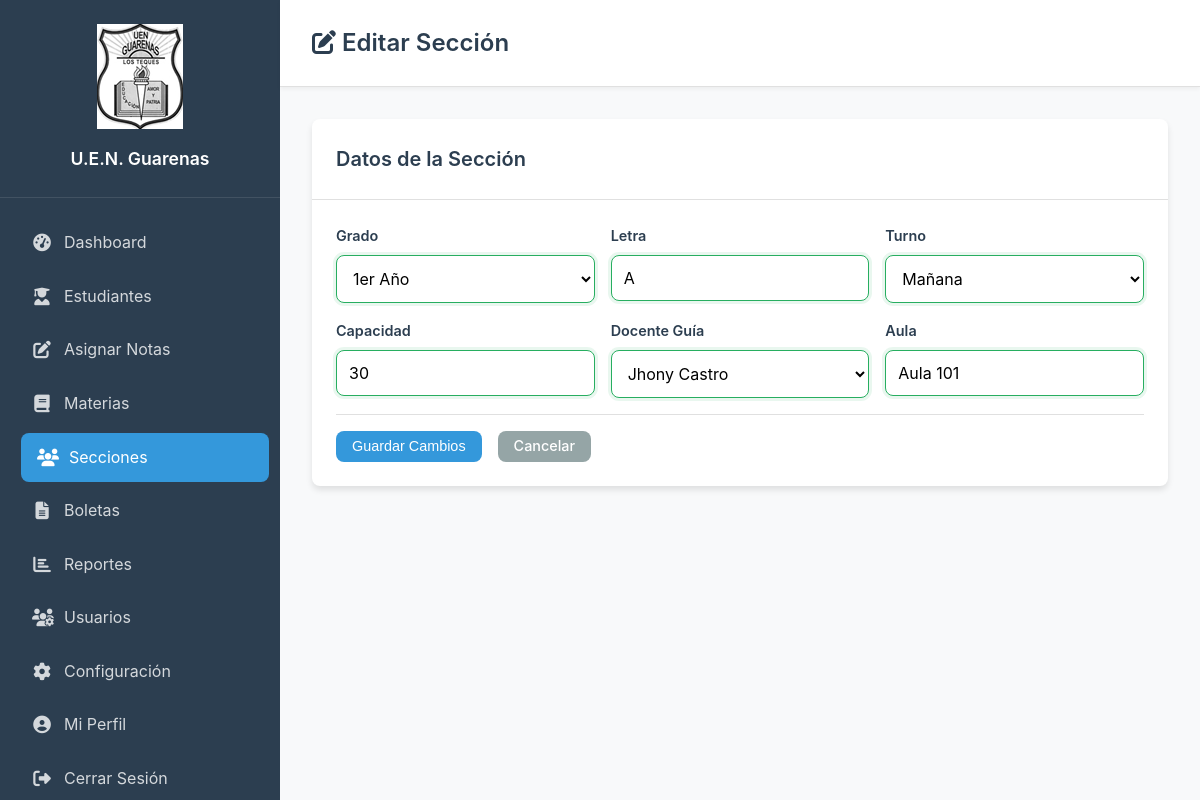
The page /editar_seccion.php?id=1 (signed in) on the database its author committed.
### tables this page shows
CREATE TABLE `secciones` (
  `id` int(11) NOT NULL,
  `grado_id` int(11) DEFAULT NULL,
  `letra` varchar(5) NOT NULL,
  `turno` enum('mañana','tarde') DEFAULT 'mañana',
  `capacidad` int(11) DEFAULT 30,
  `docente_guia_id` int(11) DEFAULT NULL,
  `aula` varchar(20) DEFAULT NULL,
  `activo` tinyint(1) DEFAULT 1,
  `fecha_creacion` timestamp NOT NULL DEFAULT current_timestamp(),
  `fecha_actualizacion` timestamp NOT NULL DEFAULT current_timestamp() ON UPDATE current_timestamp()
);

CREATE TABLE `grados` (
  `id` int(11) NOT NULL,
  `nombre` varchar(50) NOT NULL,
  `nivel` varchar(20) DEFAULT NULL,
  `orden` int(11) DEFAULT NULL,
  `activo` tinyint(1) DEFAULT 1,
  `fecha_creacion` timestamp NOT NULL DEFAULT current_timestamp()
);

### editar_seccion.php (the view, shortened to what this page needs)
<?php
require_once 'config.php';
$db = getDBConnection();
$id = (int)$_GET['id'];
$stmt = $db->prepare("SELECT * FROM secciones WHERE id = ?");
$stmt->execute([$id]);
$seccion = $stmt->fetch();
$grados = $db->query("SELECT * FROM grados WHERE activo = 1 ORDER BY orden")->fetchAll();
$docentes = $db->query("SELECT id, CONCAT(nombres, ' ', apellidos) as nombre_completo FROM usuarios WHERE rol = 'docente' AND activo = 1")->fetchAll();
?>
<!DOCTYPE html>
<html lang="es">
<head><meta charset="UTF-8"><title>Editar Sección</title><link rel="stylesheet" href="<?php echo APP_URL; ?>/assets/css/styles.css"><link rel="stylesheet" href="https://cdnjs.cloudflare.com/ajax/libs/font-awesome/6.4.0/css/all.min.css"></head>
<body>
<div class="dashboard-container">
    <?php echo getSidebar('secciones'); ?>
    <main class="main-content">
        <header class="main-header"><h1><i class="fas fa-edit"></i> Editar Sección</h1></header>
        <div class="content-container">
            <div class="card">
                <div class="card-header"><h2>Datos de la Sección</h2></div>
                <div class="card-body">
                    <form method="POST">
                        <div class="form-grid">
                            <div class="form-group"><label>Grado</label><select name="grado_id" class="form-control" required><?php foreach($grados as $g): ?><option value="<?php echo $g['id']; ?>" <?php echo $seccion['grado_id']==$g['id']?'selected':''; ?>><?php echo $g['nombre']; ?></option><?php endforeach; ?></select></div>
                            <div class="form-group"><label>Letra</label><input type="text" name="letra" class="form-control" maxlength="1" value="<?php echo htmlspecialchars($seccion['letra']); ?>" required></div>
                            <div class="form-group"><label>Turno</label><select name="turno" class="form-control"><option value="mañana" <?php echo $seccion['turno']=='mañana'?'selected':''; ?>>Mañana</option></select></div>
                            <div class="form-group"><label>Capacidad</label><input type="number" name="capacidad" class="form-control" min="1" max="50" value="<?php echo $seccion['capacidad']; ?>"></div>
                            <div class="form-group"><label>Docente Guía</label><select name="docente_guia_id" class="form-control"><option value="">Sin asignar</option><?php foreach($docentes as $d): ?><option value="<?php echo $d['id']; ?>" <?php echo $seccion['docente_guia_id']==$d['id']?'selected':''; ?>><?php echo $d['nombre_completo']; ?></option><?php endforeach; ?></select></div>
                            <div class="form-group"><label>Aula</label><input type="text" name="aula" class="form-control" value="<?php echo htmlspecialchars($seccion['aula']); ?>"></div>
                        </div>
                        <div class="form-actions"><button type="submit" class="btn btn-primary">Guardar Cambios</button><a href="secciones.php" class="btn btn-secondary">Cancelar</a></div>
                    </form>
                </div>
            </div>
        </div>
    </main>
</div>
</body>
</html>

### assets/css/styles.css (style rules this page uses)
:root { --primary-color: #3498db; --primary-dark: #2980b9; --secondary-color: #2c3e50; --success-color: #27ae60; --warning-color: #f39c12; --danger-color: #e74c3c; --info-color: #17a2b8; --light-color: #ecf0f1; --dark-color: #34495e; --border-radius: 8px; --box-shadow: 0 4px 6px rgba(0,0,0,0.1); --transition: all 0.3s ease; }
* { margin: 0; padding: 0; box-sizing: border-box; }
body { font-family: 'Inter', 'Segoe UI', Tahoma, Geneva, Verdana, sans-serif; background-color: #f8f9fa; color: #333; line-height: 1.6; }
.dashboard-container { display: flex; min-height: 100vh; }
.main-content { flex-grow: 1; display: flex; flex-direction: column; margin-left: 280px; min-height: 100vh; }
.main-header { background: white; padding: 1.5rem 2rem; border-bottom: 1px solid #e0e0e0; display: flex; justify-content: space-between; align-items: center; box-shadow: 0 2px 4px rgba(0,0,0,0.05); position: sticky; top: 0; z-index: 100; }
.main-header h1 { color: var(--secondary-color); font-size: 1.5rem; font-weight: 600; margin: 0; }
.content-container { padding: 2rem; flex-grow: 1; background: #f8f9fa; }
.card { background: white; border-radius: var(--border-radius); box-shadow: var(--box-shadow); overflow: hidden; transition: var(--transition); }
.card-header { padding: 1.5rem; border-bottom: 1px solid #e0e0e0; display: flex; justify-content: space-between; align-items: center; }
.card-header h2 { color: var(--secondary-color); font-size: 1.25rem; font-weight: 600; margin: 0; }
.card-body { padding: 1.5rem; }
.btn { display: inline-flex; align-items: center; gap: 0.5rem; padding: 0.5rem 1rem; border: none; border-radius: var(--border-radius); text-decoration: none; font-size: 0.9rem; cursor: pointer; transition: var(--transition); font-weight: 500; line-height: 1; }
.btn-primary { background: var(--primary-color); color: white; }
.btn-secondary { background: #95a5a6; color: white; }
.form-grid { display: grid; grid-template-columns: repeat(auto-fit, minmax(250px, 1fr)); gap: 1rem; }
.form-group { display: flex; flex-direction: column; }
.form-group label { margin-bottom: 0.5rem; font-weight: 600; color: var(--secondary-color); font-size: 0.9rem; }
.form-control { padding: 0.75rem; border: 1px solid #ddd; border-radius: var(--border-radius); font-size: 1rem; transition: var(--transition); font-family: inherit; }
select.form-control { background: white; cursor: pointer; }
.form-actions { display: flex; gap: 1rem; justify-content: flex-start; margin-top: 1rem; padding-top: 1rem; border-top: 1px solid #e0e0e0; }
.form-control:valid { border-color: var(--success-color); box-shadow: 0 0 0 3px rgba(39, 174, 96, 0.1); }

### rows shown on the page
secciones: grado_id "1er Año", letra "A", turno "Mañana", capacidad "30", docente_guia_id "Jhony Castro", aula "Aula 101"

### other values the page prints
APP_NAME "U.E.N. Guarenas"
